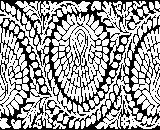
#> input picture loom-backend/app/assets/textile_library/module_grand_kalka_160x130.png, 160 x 130 px
$ python -i segmentation.py   (imports and definitions only)
#> lines starting #> are read from the running program, lines starting #| are printed output that depends on the picture; after the words box and inside, x2 and y2 are one past the last pixel; in counts of white or black regions, pixels touching at a corner belong together
#> further down, picture is the input picture: shape (130, 160, 3); 63.3% white; black in thin lines or dots
"""
Stage 1: Region segmentation — MobileSAM (pretrained, zero-shot) + position heuristics.

Segments the deskewed saree image into four semantic regions:
  BORDER  — decorative border strips around all four edges
  PALLU   — ornate end-piece (right ~25 % of a landscape saree)
  BODY    — central field / ground
  MOTIF   — individual motif instances detected within body/border

Primary path: MobileSAM ONNX (encoder + decoder). Falls back to pure
position-heuristic segmentation when weights are absent or inference fails.
No custom training required.
"""
import cv2
import numpy as np
from dataclasses import dataclass, field
from enum import Enum
from pathlib import Path
from typing import List, Tuple

_WEIGHTS_DIR   = Path(__file__).parent / "weights"
_SAM_ENCODER   = _WEIGHTS_DIR / "mobile_sam_encoder.onnx"
_SAM_DECODER   = _WEIGHTS_DIR / "mobile_sam_decoder.onnx"

_SAM_LONG_SIDE = 1024


class RegionLabel(str, Enum):
    BORDER = "border"
    BODY   = "body"
    PALLU  = "pallu"
    MOTIF  = "motif"


@dataclass
class SegmentationRegion:
    label:      RegionLabel
    mask:       np.ndarray                   # Binary H×W uint8 (255 = inside)
    bbox:       Tuple[int, int, int, int]    # x, y, w, h (image pixel coords)
    confidence: float
    metadata:   dict = field(default_factory=dict)

    # [9 lines left out: function to_dict, not called in this run]


# ---------------------------------------------------------------------------
# Public API
# ---------------------------------------------------------------------------

def segment_regions(image: np.ndarray) -> List[SegmentationRegion]:
    """Segment a deskewed saree image into labelled regions.

    Tries MobileSAM ONNX first; falls back to position heuristics.
    """
    if _SAM_ENCODER.exists() and _SAM_DECODER.exists():
        try:
            return _mobilesam_segment(image)
        except Exception:
            pass
    return _heuristic_segment(image)


# ---------------------------------------------------------------------------
# Heuristic segmentation
# ---------------------------------------------------------------------------

def _heuristic_segment(image: np.ndarray) -> List[SegmentationRegion]:
    """Position-based segmentation for a typical landscape saree photo.

    Layout assumptions (landscape orientation):
        Border : 12 % of width/height as an inset frame
        Pallu  : rightmost 25 % of the body area
        Body   : remaining centre
    """
    h, w = image.shape[:2]
#> h = 130; w = 160
    bw = max(4, int(w * 0.12))   # border width
#> bw = 19
    bh = max(4, int(h * 0.12))   # border height
#> bh = 15
    px = int(w * 0.75)           # pallu start x
#> px = 120

    regions: List[SegmentationRegion] = []

    # ── Border ───────────────────────────────────────────────
    bm = np.zeros((h, w), dtype=np.uint8)
    bm[:bh,    :]  = 255
    bm[h-bh:,  :]  = 255
    bm[:,  :bw]    = 255
    bm[:,  w-bw:]  = 255
    regions.append(SegmentationRegion(
        label=RegionLabel.BORDER, mask=bm,
        bbox=(0, 0, w, h), confidence=0.75,
        metadata={"method": "heuristic"},
    ))

    # ── Pallu ─────────────────────────────────────────────────
    pm = np.zeros((h, w), dtype=np.uint8)
    pm[bh:h-bh, px:w-bw] = 255
    regions.append(SegmentationRegion(
        label=RegionLabel.PALLU, mask=pm,
        bbox=(px, bh, w-px-bw, h-2*bh), confidence=0.65,
        metadata={"method": "heuristic"},
    ))

    # ── Body ──────────────────────────────────────────────────
    bodym = np.zeros((h, w), dtype=np.uint8)
    bodym[bh:h-bh, bw:px] = 255
    regions.append(SegmentationRegion(
        label=RegionLabel.BODY, mask=bodym,
        bbox=(bw, bh, px-bw, h-2*bh), confidence=0.80,
        metadata={"method": "heuristic"},
    ))

    # ── Motif instances (simple blob detection inside body) ───
    motifs = _detect_motifs(image, bodym)
    regions.extend(motifs)

    return regions


def _detect_motifs(image: np.ndarray, body_mask: np.ndarray) -> List[SegmentationRegion]:
    """Detect repeating motif blobs inside the body region using simple thresholding."""
    motifs: List[SegmentationRegion] = []
    h, w = image.shape[:2]
#> h = 130; w = 160

    # Work on gray body-masked region
    gray = cv2.cvtColor(image, cv2.COLOR_BGR2GRAY)
#> gray: shape (130, 160); 63.3% white; black in thin lines or dots
    masked_gray = cv2.bitwise_and(gray, gray, mask=body_mask)
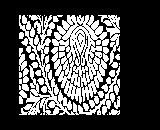
#> masked_gray: shape (130, 160); 31.3% white; 14 white regions (7 under 20 px), largest, box (x1, y1, x2, y2) and area: (19, 15, 120, 115) 6121, (19, 48, 29, 83) 180, (109, 109, 120, 115) 45

    # Adaptive threshold to find high-contrast blobs (motifs stand out from ground)
    thresh = cv2.adaptiveThreshold(
        masked_gray, 255,
        cv2.ADAPTIVE_THRESH_GAUSSIAN_C, cv2.THRESH_BINARY, 31, -5,
    )
    thresh = cv2.morphologyEx(thresh, cv2.MORPH_OPEN,
                              cv2.getStructuringElement(cv2.MORPH_ELLIPSE, (5, 5)))
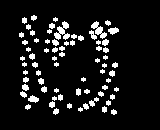
#> thresh: shape (130, 160); 9.4% white; 71 white regions (23 under 20 px)

    contours, _ = cv2.findContours(thresh, cv2.RETR_EXTERNAL, cv2.CHAIN_APPROX_SIMPLE)
#> contours = 71 contours, 54 with area under 20; largest, box (x1, y1, x2, y2) and area: (54, 21, 70, 40) 112, (91, 21, 107, 39) 94, (28, 95, 39, 103) 42, (108, 27, 119, 35) 42, (89, 97, 99, 107) 29

    min_area = (h * w) * 0.001  # at least 0.1 % of image
#> min_area = 20.8
    max_area = (h * w) * 0.10   # at most 10 %
#> max_area = 2080

    for cnt in contours:
        area = cv2.contourArea(cnt)
        if not (min_area < area < max_area):
            continue
        x, y, cw, ch = cv2.boundingRect(cnt)
        mot_mask = np.zeros((h, w), dtype=np.uint8)
        cv2.drawContours(mot_mask, [cnt], -1, 255, cv2.FILLED)
        motifs.append(SegmentationRegion(
            label=RegionLabel.MOTIF, mask=mot_mask,
            bbox=(x, y, cw, ch), confidence=0.55,
            metadata={"method": "blob_detect", "area_px": int(area)},
        ))
#> this loop made 71 passes
#> (area, x, y, cw, ch) on passes 8, 10, 12, 16, 18, 21, 23, 25, 28, 41, 53, 54: (22.5, 49, 101, 6, 7), (29, 89, 97, 10, 10), (41.5, 28, 95, 11, 8), (22, 20, 91, 7, 7), (22, 76, 88, 5, 8), (21, 41, 86, 6, 7), (26, 22, 84, 7, 7), (21.5, 38, 78, 6, 7), (21, 109, 70, 6, 7), (21, 29, 53, 6, 7), (26, 102, 39, 7, 7), (23.5, 52, 39, 7, 7)
#> area on pass 2: 20
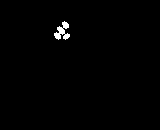
#> mot_mask: shape (130, 160); 0.73% white; 1 white region, box (x1, y1, x2, y2) and area: (54, 21, 70, 40) 152
#> after the loop, motifs = 16 items

    return motifs[:20]  # cap at 20 motif instances for MVP


# ---------------------------------------------------------------------------
# MobileSAM segmentation
# ---------------------------------------------------------------------------

# [54 lines left out: function _mobilesam_segment, not called in this run]

>>> import cv2
>>> picture = cv2.imread('../assets/textile_library/module_grand_kalka_160x130.png')
>>> result = segment_regions(picture)
#> result = 19 items
